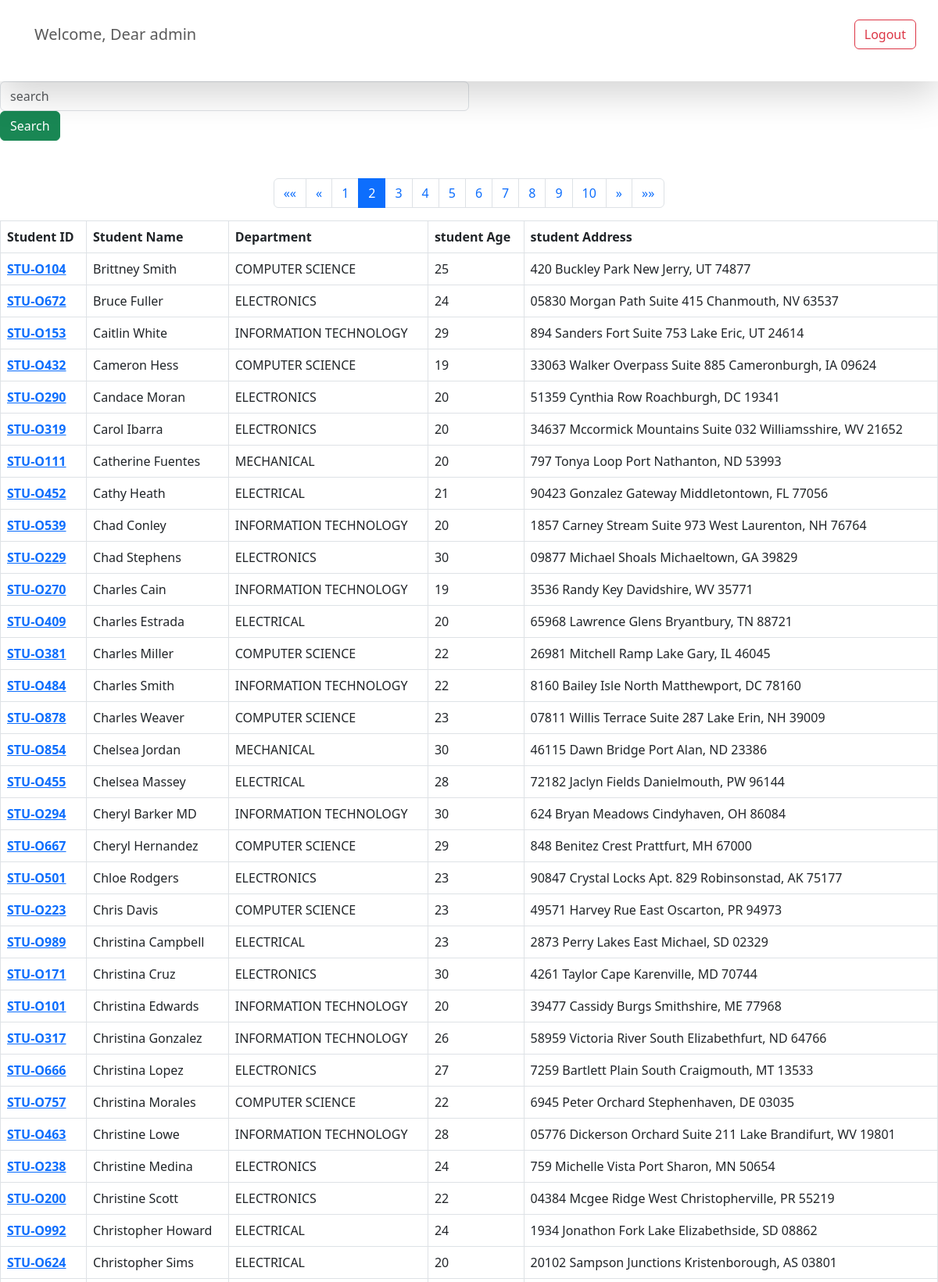
Screenshot of /get_students/?page=2 (signed in, upper part) with the database file from the repository.
### home/models.py (models this page shows, shortened)
class Student(models.Model):
    department = models.ForeignKey(Department,  related_name='depart',on_delete=models.CASCADE)
    student_id = models.OneToOneField(StudentID,related_name = 'studentid',on_delete=models.CASCADE)
    student_name = models.CharField(max_length=100)
    student_email =  models.EmailField(unique=True)
    student_age = models.IntegerField(default=18)
    student_address = models.TextField()
    class Meta:
        ordering = ['student_name']
        verbose_name = 'student'

class StudentID(models.Model):
    student_id = models.CharField(max_length=100)
    def __str__(self) -> str:
        return self.student_id

class Department(models.Model):
    department = models.CharField(max_length=100)
    class Meta:
        ordering = ['department']

### home/views.py (the view, shortened to what this page needs)
# urls.py: path('get_students/',get_students,name='get_students'),
@login_required(login_url='/login/')
def get_students(request):
    students = Student.objects.all()
    paginator = Paginator(students, 50)  # Show 50 contacts per page.
    page_number = request.GET.get("page",1)
    page_obj = paginator.get_page(page_number)
    context = {'l_student':page_obj}
    return render(request,'inside/students.html',context)

### templates/inside/students.html
{% extends '../base.html'  %}
{% block start %}
<form>
  <div class="col-md-6">
    <input class="form-control" name="search" placeholder="search"  />
  </div>
  <div class="col-md-6">
    <button type="submit" class="btn btn-success">Search</button>
  </div>
</form>
<nav aria-label="Page navigation example" >
  <ul class="pagination flex-row justify-content-center pt-5"  >
    {% if l_student.has_previous %}
    <li class="page-item">
      <a class="page-link" href="?page=1" aria-label="First">
        <span aria-hidden="true">&laquo;&laquo;</span>
      </a>
    </li>
    <li class="page-item">
      <a class="page-link" href="?page={{ l_student.previous_page_number }}" aria-label="Previous">
        <span aria-hidden="true">&laquo;</span>
      </a>
    </li>
    {% endif %}
    {% for i in l_student.paginator.page_range %}
    <li class="page-item {% if l_student.number == i %}active{% endif %}">
      <a class="page-link" href="?page={{ i }}">{{ i }}</a>
    </li>
    {% endfor %}
    {% if l_student.has_next %}
    <li class="page-item">
      <a class="page-link" href="?page={{ l_student.next_page_number }}" aria-label="Next">
        <span aria-hidden="true">&raquo;</span>
      </a>
    </li>
    <li class="page-item">
      <a class="page-link" href="?page={{ l_student.paginator.num_pages }}" aria-label="Last">
        <span aria-hidden="true">&raquo;&raquo;</span>
      </a>
    </li>
    {% endif %}
  </ul>
</nav>
<table class=" p-5 table table-bordered">
    <thead>
      <tr>
        <th scope="col">Student ID</th>
        <th scope="col">Student Name</th>
        <th scope="col">Department</th>
        <th scope="col">student Age</th>
        <th scope="col">student Address</th>
      </tr>
    </thead>
    <tbody>
      {% for student in l_student %}
      <tr>
        <th scope="row"><a href="{% url 'see_marks' student.student_id %}"> {{student.student_id}} </a></th>
        <td>{{student.student_name}}</td>
        <td>{{student.department.department}}</td>
        <td>{{student.student_age}}</td>
        <td>{{student.student_address}}</td>
      </tr>
      {% endfor %}
    </tbody>
  </table>
{% endblock %}

### templates/base.html (shortened to what this page needs)
{% load static %}
<!DOCTYPE html>
<html>
    <head>
        <link href="https://cdn.jsdelivr.net/npm/bootstrap@5.3.0/dist/css/bootstrap.min.css" rel="stylesheet">
        <link rel="stylesheet" type="text/css" href="{% static 'css/css/index.css' %}">
    </head>
    <body>
          <nav class="navbar p-3 bg-outline-danger shadow-lg">
              <div class="container-fluid">
                <a class="navbar-brand"><p class="navbar-text ms-3">Welcome, Dear {{ request.user.username }}{{request.user.user_type}}</p></a>
                <form class="d-flex flex-row" role="search">
                  {% if request.user.is_authenticated  %}
                  <div class="d-flex flex-row justify-content-center">
                    <p>
                      <a href="/logout/" class="btn btn-outline-danger" type="submit">Logout</a>
                    </p>
                  </div>
                  {% endif %}
                </form>
              </div>
            </nav>
        {% block start %}
        {% endblock %}
    </body>
</html>

### css/css/index.css (style rules this page uses)
body { margin: 0; }

### rows the page displays
Student: student_id "STU-O104", student_name "Brittney Smith", department.department "COMPUTER SCIENCE", student_age "25", student_address "420 Buckley Park New Jerry, UT 74877"
Student: student_id "STU-O672", student_name "Bruce Fuller", department.department "ELECTRONICS", student_age "24", student_address "05830 Morgan Path Suite 415 Chanmouth, NV 63537"
Student: student_id "STU-O153", student_name "Caitlin White", department.department "INFORMATION TECHNOLOGY", student_age "29", student_address "894 Sanders Fort Suite 753 Lake Eric, UT 24614"
Student: student_id "STU-O432", student_name "Cameron Hess", department.department "COMPUTER SCIENCE", student_age "19", student_address "33063 Walker Overpass Suite 885 Cameronburgh, IA 09624"
Student: student_id "STU-O290", student_name "Candace Moran", department.department "ELECTRONICS", student_age "20", student_address "51359 Cynthia Row Roachburgh, DC 19341"
Student: student_id "STU-O319", student_name "Carol Ibarra", department.department "ELECTRONICS", student_age "20", student_address "34637 Mccormick Mountains Suite 032 Williamsshire, WV 21652"
Student: student_id "STU-O111", student_name "Catherine Fuentes", department.department "MECHANICAL", student_age "20", student_address "797 Tonya Loop Port Nathanton, ND 53993"
Student: student_id "STU-O452", student_name "Cathy Heath", department.department "ELECTRICAL", student_age "21", student_address "90423 Gonzalez Gateway Middletontown, FL 77056"
Student: student_id "STU-O539", student_name "Chad Conley", department.department "INFORMATION TECHNOLOGY", student_age "20", student_address "1857 Carney Stream Suite 973 West Laurenton, NH 76764"
Student: student_id "STU-O229", student_name "Chad Stephens", department.department "ELECTRONICS", student_age "30", student_address "09877 Michael Shoals Michaeltown, GA 39829"
Student: student_id "STU-O270", student_name "Charles Cain", department.department "INFORMATION TECHNOLOGY", student_age "19", student_address "3536 Randy Key Davidshire, WV 35771"
Student: student_id "STU-O409", student_name "Charles Estrada", department.department "ELECTRICAL", student_age "20", student_address "65968 Lawrence Glens Bryantbury, TN 88721"
Student: student_id "STU-O381", student_name "Charles Miller", department.department "COMPUTER SCIENCE", student_age "22", student_address "26981 Mitchell Ramp Lake Gary, IL 46045"
Student: student_id "STU-O484", student_name "Charles Smith", department.department "INFORMATION TECHNOLOGY", student_age "22", student_address "8160 Bailey Isle North Matthewport, DC 78160"
Student: student_id "STU-O878", student_name "Charles Weaver", department.department "COMPUTER SCIENCE", student_age "23", student_address "07811 Willis Terrace Suite 287 Lake Erin, NH 39009"
Student: student_id "STU-O854", student_name "Chelsea Jordan", department.department "MECHANICAL", student_age "30", student_address "46115 Dawn Bridge Port Alan, ND 23386"
Student: student_id "STU-O455", student_name "Chelsea Massey", department.department "ELECTRICAL", student_age "28", student_address "72182 Jaclyn Fields Danielmouth, PW 96144"
Student: student_id "STU-O294", student_name "Cheryl Barker MD", department.department "INFORMATION TECHNOLOGY", student_age "30", student_address "624 Bryan Meadows Cindyhaven, OH 86084"
Student: student_id "STU-O667", student_name "Cheryl Hernandez", department.department "COMPUTER SCIENCE", student_age "29", student_address "848 Benitez Crest Prattfurt, MH 67000"
Student: student_id "STU-O501", student_name "Chloe Rodgers", department.department "ELECTRONICS", student_age "23", student_address "90847 Crystal Locks Apt. 829 Robinsonstad, AK 75177"
Student: student_id "STU-O223", student_name "Chris Davis", department.department "COMPUTER SCIENCE", student_age "23", student_address "49571 Harvey Rue East Oscarton, PR 94973"
Student: student_id "STU-O989", student_name "Christina Campbell", department.department "ELECTRICAL", student_age "23", student_address "2873 Perry Lakes East Michael, SD 02329"
Student: student_id "STU-O171", student_name "Christina Cruz", department.department "ELECTRONICS", student_age "30", student_address "4261 Taylor Cape Karenville, MD 70744"
Student: student_id "STU-O101", student_name "Christina Edwards", department.department "INFORMATION TECHNOLOGY", student_age "20", student_address "39477 Cassidy Burgs Smithshire, ME 77968"
Student: student_id "STU-O317", student_name "Christina Gonzalez", department.department "INFORMATION TECHNOLOGY", student_age "26", student_address "58959 Victoria River South Elizabethfurt, ND 64766"
Student: student_id "STU-O666", student_name "Christina Lopez", department.department "ELECTRONICS", student_age "27", student_address "7259 Bartlett Plain South Craigmouth, MT 13533"
Student: student_id "STU-O757", student_name "Christina Morales", department.department "COMPUTER SCIENCE", student_age "22", student_address "6945 Peter Orchard Stephenhaven, DE 03035"
Student: student_id "STU-O463", student_name "Christine Lowe", department.department "INFORMATION TECHNOLOGY", student_age "28", student_address "05776 Dickerson Orchard Suite 211 Lake Brandifurt, WV 19801"
Student: student_id "STU-O238", student_name "Christine Medina", department.department "ELECTRONICS", student_age "24", student_address "759 Michelle Vista Port Sharon, MN 50654"
Student: student_id "STU-O200", student_name "Christine Scott", department.department "ELECTRONICS", student_age "22", student_address "04384 Mcgee Ridge West Christopherville, PR 55219"
Student: student_id "STU-O992", student_name "Christopher Howard", department.department "ELECTRICAL", student_age "24", student_address "1934 Jonathon Fork Lake Elizabethside, SD 08862"
Student: student_id "STU-O624", student_name "Christopher Sims", department.department "ELECTRICAL", student_age "20", student_address "20102 Sampson Junctions Kristenborough, AS 03801"

### other values shown
{{ request.user.username }} "admin"
{{ i }} "1" "2" "3" "4" "5" "6" "7" "8" "9" "10"
